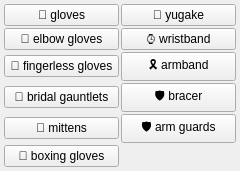
<?xml version="1.0" encoding="UTF-8"?>
<ui version="4.0">
 <class>clothes_gloves_menu</class>
 <widget class="QWidget" name="clothes_gloves_menu">
  <property name="geometry">
   <rect><x>0</x><y>0</y><width>240</width><height>60</height></rect>
  </property>
  <layout class="QGridLayout" name="grid">
   <property name="leftMargin"><number>4</number></property>
   <property name="topMargin"><number>4</number></property>
   <property name="rightMargin"><number>4</number></property>
   <property name="bottomMargin"><number>4</number></property>
   <property name="horizontalSpacing"><number>2</number></property>
   <property name="verticalSpacing"><number>2</number></property>
   <item row="0" column="0">
    <widget class="QPushButton" name="chk_gloves">
     <property name="checkable"><bool>true</bool></property>
     <property name="text"><string>🧤 gloves</string></property>
     <property name="tags" stdset="0"><string>gloves</string></property>
     <property name="group" stdset="0"><string>gloves</string></property>
    </widget>
   </item>
   <item row="1" column="0">
    <widget class="QPushButton" name="chk_elbow_gloves">
     <property name="checkable"><bool>true</bool></property>
     <property name="text"><string>🧤 elbow gloves</string></property>
     <property name="tags" stdset="0"><string>elbow gloves</string></property>
     <property name="group" stdset="0"><string>gloves</string></property>
    </widget>
   </item>
   <item row="2" column="0">
    <widget class="QPushButton" name="chk_fingerless_gloves">
     <property name="checkable"><bool>true</bool></property>
     <property name="text"><string>🧤 fingerless gloves</string></property>
     <property name="tags" stdset="0"><string>fingerless gloves</string></property>
     <property name="group" stdset="0"><string>gloves</string></property>
    </widget>
   </item>
   <item row="3" column="0">
    <widget class="QPushButton" name="chk_bridal_gauntlets">
     <property name="checkable"><bool>true</bool></property>
     <property name="text"><string>👰 bridal gauntlets</string></property>
     <property name="tags" stdset="0"><string>bridal gauntlets</string></property>
     <property name="group" stdset="0"><string>gloves</string></property>
    </widget>
   </item>
   <item row="4" column="0">
    <widget class="QPushButton" name="chk_mittens">
     <property name="checkable"><bool>true</bool></property>
     <property name="text"><string>🧤 mittens</string></property>
     <property name="tags" stdset="0"><string>mittens</string></property>
     <property name="group" stdset="0"><string>gloves</string></property>
    </widget>
   </item>
   <item row="5" column="0">
    <widget class="QPushButton" name="chk_boxing_gloves">
     <property name="checkable"><bool>true</bool></property>
     <property name="text"><string>🥊 boxing gloves</string></property>
     <property name="tags" stdset="0"><string>boxing gloves</string></property>
     <property name="group" stdset="0"><string>gloves</string></property>
    </widget>
   </item>
   <item row="0" column="1">
    <widget class="QPushButton" name="chk_yugake">
     <property name="checkable"><bool>true</bool></property>
     <property name="text"><string>🏹 yugake</string></property>
     <property name="tags" stdset="0"><string>yugake</string></property>
     <property name="group" stdset="0"><string>gloves</string></property>
    </widget>
   </item>
   <item row="1" column="1">
    <widget class="QPushButton" name="chk_wristband">
     <property name="checkable"><bool>true</bool></property>
     <property name="text"><string>⌚ wristband</string></property>
     <property name="tags" stdset="0"><string>wristband</string></property>
     <property name="group" stdset="0"><string>gloves</string></property>
    </widget>
   </item>
   <item row="2" column="1">
    <widget class="QPushButton" name="chk_armband">
     <property name="checkable"><bool>true</bool></property>
     <property name="text"><string>🎗️ armband</string></property>
     <property name="tags" stdset="0"><string>armband</string></property>
     <property name="group" stdset="0"><string>gloves</string></property>
    </widget>
   </item>
   <item row="3" column="1">
    <widget class="QPushButton" name="chk_bracer">
     <property name="checkable"><bool>true</bool></property>
     <property name="text"><string>🛡️ bracer</string></property>
     <property name="tags" stdset="0"><string>bracer</string></property>
     <property name="group" stdset="0"><string>gloves</string></property>
    </widget>
   </item>
   <item row="4" column="1">
    <widget class="QPushButton" name="chk_arm_guards">
     <property name="checkable"><bool>true</bool></property>
     <property name="text"><string>🛡️ arm guards</string></property>
     <property name="tags" stdset="0"><string>arm guards</string></property>
     <property name="group" stdset="0"><string>gloves</string></property>
    </widget>
   </item>
  </layout>
 </widget>
 <resources/>
 <connections/>
</ui>
